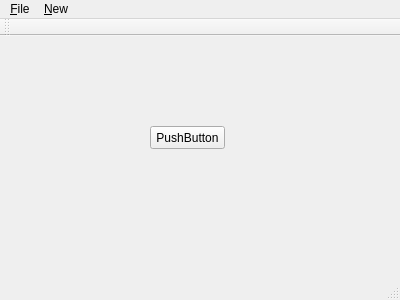
<?xml version="1.0" encoding="UTF-8"?>
<ui version="4.0">
 <class>MainWindow</class>
 <widget class="QMainWindow" name="MainWindow">
  <property name="geometry">
   <rect>
    <x>0</x>
    <y>0</y>
    <width>400</width>
    <height>300</height>
   </rect>
  </property>
  <property name="windowTitle">
   <string>MainWindow</string>
  </property>
  <widget class="QWidget" name="centralWidget">
   <widget class="QPushButton" name="pushButton">
    <property name="geometry">
     <rect>
      <x>150</x>
      <y>90</y>
      <width>75</width>
      <height>23</height>
     </rect>
    </property>
    <property name="text">
     <string>PushButton</string>
    </property>
   </widget>
  </widget>
  <widget class="QMenuBar" name="menuBar">
   <property name="geometry">
    <rect>
     <x>0</x>
     <y>0</y>
     <width>400</width>
     <height>21</height>
    </rect>
   </property>
   <widget class="QMenu" name="menu_File">
    <property name="title">
     <string>&amp;File</string>
    </property>
   </widget>
   <widget class="QMenu" name="menu_New">
    <property name="title">
     <string>&amp;New</string>
    </property>
   </widget>
   <addaction name="menu_File"/>
   <addaction name="menu_New"/>
  </widget>
  <widget class="QToolBar" name="mainToolBar">
   <attribute name="toolBarArea">
    <enum>TopToolBarArea</enum>
   </attribute>
   <attribute name="toolBarBreak">
    <bool>false</bool>
   </attribute>
  </widget>
  <widget class="QStatusBar" name="statusBar"/>
 </widget>
 <layoutdefault spacing="6" margin="11"/>
 <resources/>
 <connections/>
</ui>
